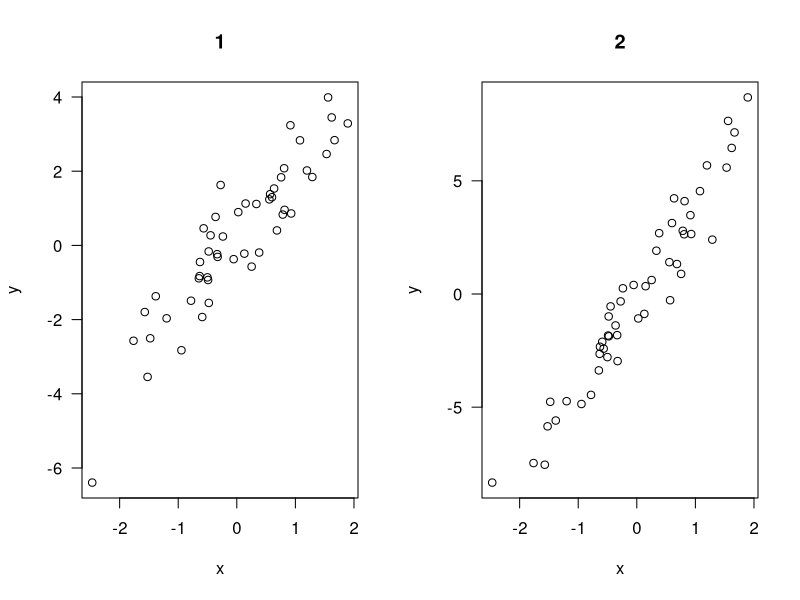
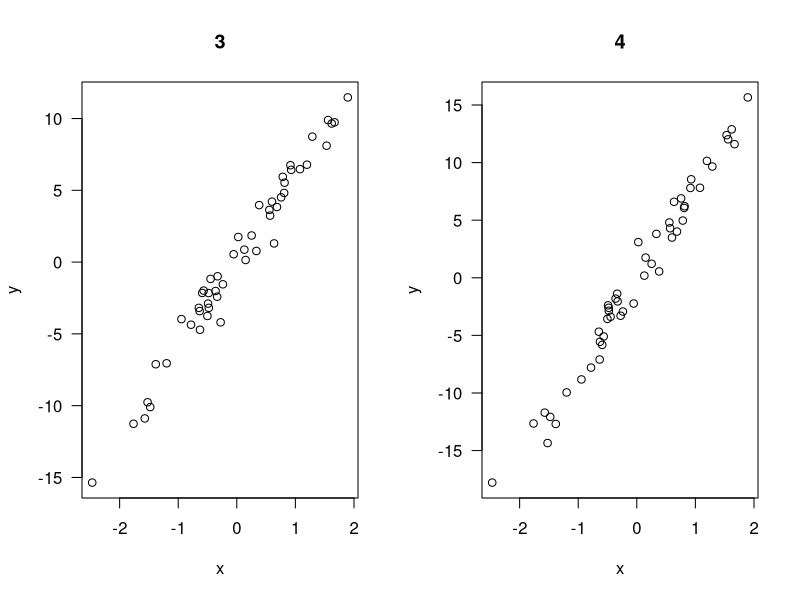
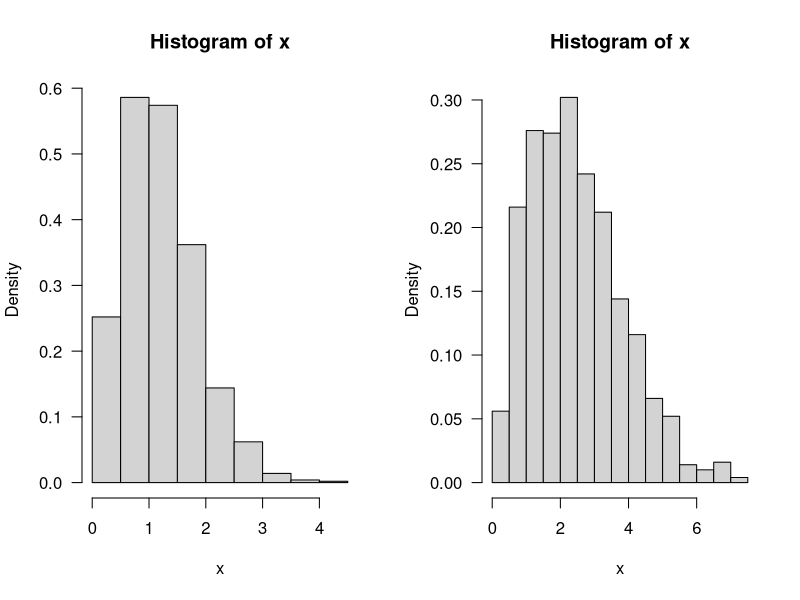
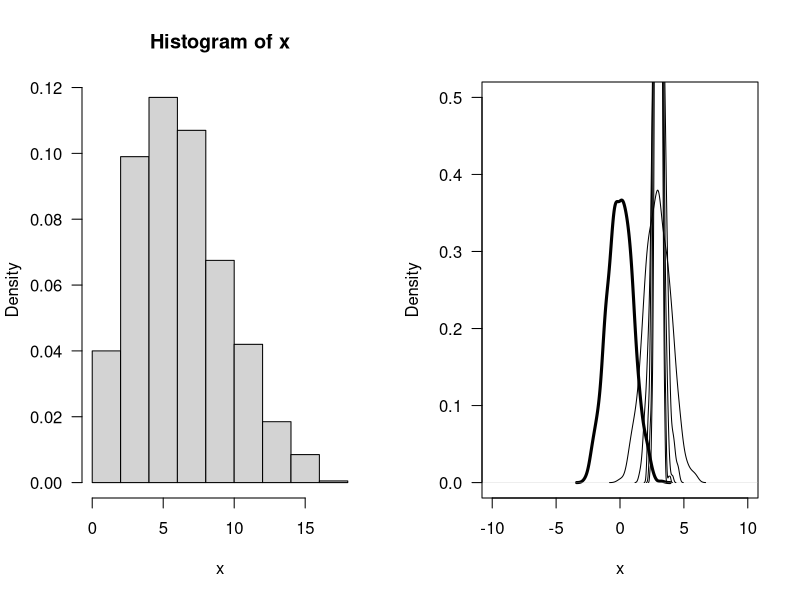

R code for these plots, in order: (Note: this script raises an error after producing the figures.)
## ---- chunk 1
"R是用于统计分析、绘图的语言和操作环境。R是属于GNU系统的一个自由、免费、源代码开放的软件，它是一个用于统计计算和统计制图的优秀工具。"
## ---- chunk 2
n <- 50
x <- rnorm(n)
par(mfrow=c(1,2), las=1)
for(i in 1:4) {
  y <- i*2*x + rnorm(n)
  plot(x, y, main=i)
}
## ---- chunk 3
 knitr::kable(head(mtcars[, 1:5]))
## ---- chunk 4
n <- 1000;
u <- runif(n,-1,0)
x <- sqrt(-2*log(-u));
hist(x, prob=TRUE)
## ---- chunk 5
n <- 1000;
u <- runif(n,-1,0)
x <- sqrt(-8*log(-u));
hist(x, prob=TRUE) 
## ---- chunk 6
n <- 1000;
u <- runif(n,-1,0)
x <- sqrt(-50*log(-u));
hist(x, prob=TRUE) 
## ---- chunk 7
n <- 1000
k <- sample(1:5, size=n, replace=TRUE, prob=(1:5)/15)
rate <- 1/k
x <- rnorm(n, mean=0, sd=1)
#plot the density of the mixture
#with the densities of the components
plot(density(x), xlim=c(-10,10), ylim=c(0,.5),
lwd=3, xlab="x", main="")
for (i in 1:5)
lines(density(rnorm(n, 3, 1/i)))
## ---- chunk 8
lambda <- 2
t0 <- 10
upper <- 100
pp <- replicate(10000, expr = {
N <- rpois(1, lambda * upper)
Un <- rgamma(N, shape= 1,scale = 1) 
n <- n - 1 })
c(mean(pp), var(pp))
## ---- chunk 9
x <- seq(0, 1.0, length = 11)
m <- 10000
u <- runif(m)
cdf <- numeric(length(x))
for (i in 1:length(x)) 
{
g <- 30 * x[i] * (x[i] * u)^2 * (1 - x[i] * u)^2
cdf[i] <- mean(g) 
Phi <- pbeta(x,3,3)
}
print(round(rbind(x, cdf, Phi), 3))
## ---- chunk 10
rf <- function(sigma)
{
  n <- 10000;
  
  s_1 <- runif(n/2)
  s_2 <- runif(n/2)
  
  X <- sqrt(-2*(sigma^2)*log(1-s_1))
  X_1 <- sqrt(-2*(sigma^2)*log(s_1))

  X1 <- sqrt(-2*(sigma^2)*log(1-s_1))
  X2 <- sqrt(-2*(sigma^2)*log(1-s_2))

  V_1 <- var((X+X_1)/2)
  V_2 <- var((X1+X2)/2)
  
  return((V_2-V_1)/V_2)
}

g <- c(1:8)
h <- numeric(8)

for(i in 1:8)
  h[i] <- rf(i)

k <- rbind(g,h)
rownames(k) <- c("σ取值为：","percent reduction")
knitr::kable(head(k))
## ---- chunk 11
n <- 10000
theta.hat <- se <- numeric(2)

g <- function(x)
{
  x^2*exp(-x^2/2)/sqrt(2*pi) * (x>1)
}

x <- rexp(n,1)    
fg <- g(x)/exp(-x)
theta.hat[1] <- mean(fg)
se[1] <- sd(fg)

x <- rnorm(n,0,1)  
fg <- g(x)/(exp(-x^2/2)/sqrt(2*pi))
theta.hat[2] <- mean(fg)
se[2] <- sd(fg)

rbind(theta.hat,se)
## ---- chunk 12
n <- 10000
g <- function(x)
{
  x^2*exp(-x^2/2)/sqrt(2*pi) * (x>1)
}
x <- rexp(n,1)  
f <- g(x)/exp(-x)
mean(f)
## ---- chunk 13

n <- 20
alpha <- .05
UCL <- replicate(1000, expr = {
x <- rchisq(n, df = 2)
mean(x) -  sqrt(var(x) / (n-1)) * qt(alpha, df = n-1)
} )
sum(UCL > 2)
mean(UCL > 2)

## ---- chunk 14

n <- 20
alpha <- .05
mu0 <- 1
sigma <- 2
m <- 10000 #number of replicates
p <- numeric(m) #storage for p-values
for (j in 1:m) {
x <- rchisq(n, df = 1)
ttest <- t.test(x, alternative = "greater", mu = mu0)
p[j] <- ttest$p.value
}
p.hat <- mean(p < alpha)
se.hat <- sqrt(p.hat * (1 - p.hat) / m)
print(c(p.hat, se.hat))

## ---- chunk 15

n <- 20
alpha <- .05
mu0 <- 1
sigma <- 8/12
m <- 10000 #number of replicates
p <- numeric(m) #storage for p-values
for (j in 1:m) {
x <- runif(n, min = 0, max = 2)
ttest <- t.test(x, alternative = "greater", mu = mu0)
p[j] <- ttest$p.value
}
p.hat <- mean(p < alpha)
se.hat <- sqrt(p.hat * (1 - p.hat) / m)
print(c(p.hat, se.hat))

## ---- chunk 16

n <- 20
alpha <- .05
mu0 <- 1
sigma <- 1
m <- 10000 #number of replicates
p <- numeric(m) #storage for p-values
for (j in 1:m) {
x <- rexp(n, rate = 1)
ttest <- t.test(x, alternative = "greater", mu = mu0)
p[j] <- ttest$p.value
}
p.hat <- mean(p < alpha)
se.hat <- sqrt(p.hat * (1 - p.hat) / m)
print(c(p.hat, se.hat))

## ---- chunk 17
data(patch, package = "bootstrap")

#sample estimate for n=15
n <- nrow(patch) #in bootstrap package
B <- 2000
theta.b <- numeric(B)
theta.hat <- mean(patch$y) / mean(patch$z)
#bootstrap
for (b in 1:B) {
i <- sample(1:n, size = n, replace = TRUE)
y <- patch$y[i]
z <- patch$z[i]
theta.b[b] <- mean(y) / mean(z)
}
bias <- mean(theta.b) - theta.hat
se <- sd(theta.b)
print(list(est=theta.hat, bias = bias,
se = se, cv = bias/se))

## ---- chunk 18
data(patch, package = "bootstrap")
n <- nrow(patch)
y <- patch$y
z <- patch$z
theta.hat <- mean(y) / mean(z)
print (theta.hat)
#compute the jackknife replicates, leave-one-out estimates
theta.jack <- numeric(n)
for (i in 1:n)
theta.jack[i] <- mean(y[-i]) / mean(z[-i])
bias <- (n - 1) * (mean(theta.jack) - theta.hat)
print(bias) #jackknife estimate of bias

se <- sqrt((n-1) *
mean((theta.jack - mean(theta.jack))^2))
print(se)
## ---- chunk 19
boot.BCa <-
function(x, th0, th, stat, conf = .95) {
# bootstrap with BCa bootstrap confidence interval
# th0 is the observed statistic
# th is the vector of bootstrap replicates
# stat is the function to compute the statistic
x <- as.matrix(x)
n <- nrow(x) #observations in rows
N <- 1:n
alpha <- (1 + c(-conf, conf))/2
zalpha <- qnorm(alpha)
# the bias correction factor
z0 <- qnorm(sum(th < th0) / length(th))
# the acceleration factor (jackknife est.)
th.jack <- numeric(n)
for (i in 1:n) {
J <- N[1:(n-1)]
th.jack[i] <- stat(x[-i, ], J)
}
L <- mean(th.jack) - th.jack
a <- sum(L^3)/(6 * sum(L^2)^1.5)
# BCa conf. limits
adj.alpha <- pnorm(z0 + (z0+zalpha)/(1-a*(z0+zalpha)))
limits <- quantile(th, adj.alpha, type=6)
return(list("est"=th0, "BCa"=limits))
}


data(patch, package = "bootstrap")
n <- nrow(patch)
B <- 2000
y <- patch$y
z <- patch$z
x <- cbind(y, z)
theta.b <- numeric(B)
theta.hat <- mean(y) / mean(z)
#bootstrap
for (b in 1:B) {
i <- sample(1:n, size = n, replace = TRUE)
y <- patch$y[i]
z <- patch$z[i]
theta.b[b] <- mean(y) / mean(z)
}
#compute the BCa interval
stat <- function(dat, index) {
mean(dat[index, 1]) / mean(dat[index, 2]) }
boot.BCa(x, th0 = theta.hat, th = theta.b, stat = stat)

## ---- chunk 20
n = 100
mc.skewness = function(xs) {
  sample.skewness = function (sample) {
    mu = mean(sample)
    n = length(sample)
    num = 1/n * sum(sapply(sample, function (x) (x - mu)^3))
    denom = sd(sample)^3
    return (num/denom)
  }
  
  theta.hat = sample.skewness(xs)
  
  B = 200
  theta.hats.b = numeric(B)
  
  for (b in 1:B) {
    i = sample(1:n, n, TRUE)
    xs.b = xs[i]
    theta.hats.b[b] = sample.skewness(xs.b)
  }
  
  sd.hat = sd(theta.hats.b)
  

  par(mfrow = c(1, 1))
  hist(theta.hats.b)

  alpha = 0.05
  probs = c(alpha/2, 1-alpha/2)
  names = sapply(probs, function (p) paste(p*100, '%', sep = ''))
  qs.theta.hats.b = quantile(theta.hats.b, probs)
  
  qs.norm = qnorm(probs)
  ci.norm = rev(theta.hat - qs.norm * sd.hat)
  ci.basic = rev(2*theta.hat - qs.theta.hats.b)
  ci.percentile = qs.theta.hats.b
  ci.data = data.frame(rbind(ci.norm, ci.basic, ci.percentile))
  colnames(ci.data) = names
  ci.data['left.miss'] = 0
  ci.data['right.miss'] = 0
  
  rep = 1000
  
  for (r in 1:rep) {
    i = sample(1:n, n, replace = TRUE)
    skew = sample.skewness(xs[i])
    for (y in 1:nrow(ci.data)) {
      lower = ci.data[y,names[1]]
      upper = ci.data[y,names[2]]
      if (skew < lower) {
        ci.data[y,'left.miss'] = ci.data[y,'left.miss'] + 1
      } else if (skew > upper) {
        ci.data[y,'right.miss'] = ci.data[y,'right.miss'] + 1
      }
    }
  }
  
  ci.data$left.miss = ci.data$left.miss/rep
  ci.data$right.miss = ci.data$right.miss/rep
  
  return(ci.data)
}

mean = 3
sd = 4
xs = rnorm(n, mean = mean, sd = sd)
mc.skewness(xs)
df = 10
xs = rchisq(n, df = df)
mc.skewness(xs)


## ---- chunk 21
soybean = chickwts$weight[chickwts$feed=="soybean"] 
linseed = chickwts$weight[chickwts$feed=="linseed"] 
n = length(soybean) 
m = length(linseed) 
tmp = min(n, m) 
soybean = sort(soybean[1:tmp]) 
linseed = sort(linseed[1:tmp]) 
P = c(soybean, linseed) 
spearman.cor.test = cor.test(x = soybean, y = linseed, method = "spearman") 
B = 1000 
k = length(P) 
rhos = length(rep) 
for (b in 1:B) { 
i = sample(1:k, k/2, replace = FALSE) 
xs = P[i] 
ys = P[-i] 
rhos[b] = cor(x = xs, y = ys, method = "spearman") 
} 
hist(rhos, breaks = 100) 
(theta.hat = spearman.cor.test$estimate) 
spearman.cor.test$p.value 
(p.hat = mean(abs(rhos) > abs(theta.hat))) 
(alpha = 0.05) 
## ---- chunk 22
edist.2 <- function(x, ix, sizes) {
dst <- x
n1 <- sizes[1]
n2 <- sizes[2]
ii <- ix[1:n1]
jj <- ix[(n1+1):(n1+n2)]
w <- n1 * n2 / (n1 + n2)
# permutation applied to rows & cols of dist. matrix
m11 <- sum(dst[ii, ii]) / (n1 * n1)
m22 <- sum(dst[jj, jj]) / (n2 * n2)
m12 <- sum(dst[ii, jj]) / (n1 * n2)
e <- w * ((m12 + m12) - (m11 + m22))
return (e)
}
d <- 3
a <- 2 / sqrt(d)
x <- matrix(rnorm(10 ,mean = 0, sd = 1), nrow = 20, ncol = d)
y <- matrix(rnorm(10 ,mean = 0, sd = 2), nrow = 10, ncol = d)
z <- rbind(x, y)
dst <- as.matrix(dist(z))
edist.2(dst, 1:30, sizes = c(20, 10))
## ---- chunk 23
dCov <- function(x, y) {
x <- as.matrix(x)
y <- as.matrix(y)
n <- nrow(x)
m <- nrow(y)
if (n != m || n < 2) stop("Sample sizes must agree")
if (! (all(is.finite(c(x, y)))))
stop("Data contains missing or infinite values")
Akl <- function(x) {
d <- as.matrix(dist(x))
m <- rowMeans(d)
M <- mean(d)
a <- sweep(d, 1, m)
b <- sweep(a, 2, m)
return(b + M)
}
A <- Akl(x)
B <- Akl(y)
dCov <- sqrt(mean(A * B))
dCov
}
x=rnorm(10,mean = 0, sd = 1)
y=rnorm(10,mean = 0, sd = 2)
dCov(x,y)
## ---- chunk 24
edist.2 <- function(x, ix, sizes) {
dst <- x
n1 <- sizes[1]
n2 <- sizes[2]
ii <- ix[1:n1]
jj <- ix[(n1+1):(n1+n2)]
w <- n1 * n2 / (n1 + n2)
# permutation applied to rows & cols of dist. matrix
m11 <- sum(dst[ii, ii]) / (n1 * n1)
m22 <- sum(dst[jj, jj]) / (n2 * n2)
m12 <- sum(dst[ii, jj]) / (n1 * n2)
e <- w * ((m12 + m12) - (m11 + m22))
return (e)
}
d <- 3
a <- 2 / sqrt(d)
x <- matrix(rnorm(10 ,mean = 0, sd = 1), nrow = 20, ncol = d)
y <- matrix(rnorm(10 ,mean = 1, sd = 2), nrow = 10, ncol = d)
z <- rbind(x, y)
dst <- as.matrix(dist(z))
edist.2(dst, 1:30, sizes = c(20, 10))
## ---- chunk 25
dCov <- function(x, y) {
x <- as.matrix(x)
y <- as.matrix(y)
n <- nrow(x)
m <- nrow(y)
if (n != m || n < 2) stop("Sample sizes must agree")
if (! (all(is.finite(c(x, y)))))
stop("Data contains missing or infinite values")
Akl <- function(x) {
d <- as.matrix(dist(x))
m <- rowMeans(d)
M <- mean(d)
a <- sweep(d, 1, m)
b <- sweep(a, 2, m)
return(b + M)
}
A <- Akl(x)
B <- Akl(y)
dCov <- sqrt(mean(A * B))
dCov
}
x=rnorm(10,mean = 0, sd = 1)
y=rnorm(10,mean = 1, sd = 2)
dCov(x,y)
## ---- chunk 26
edist.2 <- function(x, ix, sizes) {
dst <- x
n1 <- sizes[1]
n2 <- sizes[2]
ii <- ix[1:n1]
jj <- ix[(n1+1):(n1+n2)]
w <- n1 * n2 / (n1 + n2)
# permutation applied to rows & cols of dist. matrix
m11 <- sum(dst[ii, ii]) / (n1 * n1)
m22 <- sum(dst[jj, jj]) / (n2 * n2)
m12 <- sum(dst[ii, jj]) / (n1 * n2)
e <- w * ((m12 + m12) - (m11 + m22))
return (e)
}
d <- 3
a <- 2 / sqrt(d)
x <- matrix(rt(10 ,df = 1), nrow = 20, ncol = d)
y <- matrix(rt(10 ,df = 1), nrow = 10, ncol = d)
z <- rbind(x, y)
dst <- as.matrix(dist(z))
edist.2(dst, 1:30, sizes = c(20, 10))
## ---- chunk 27
dCov <- function(x, y) {
x <- as.matrix(x)
y <- as.matrix(y)
n <- nrow(x)
m <- nrow(y)
if (n != m || n < 2) stop("Sample sizes must agree")
if (! (all(is.finite(c(x, y)))))
stop("Data contains missing or infinite values")
Akl <- function(x) {
d <- as.matrix(dist(x))
m <- rowMeans(d)
M <- mean(d)
a <- sweep(d, 1, m)
b <- sweep(a, 2, m)
return(b + M)
}
A <- Akl(x)
B <- Akl(y)
dCov <- sqrt(mean(A * B))
dCov
}
x=rt(10,df = 1)
y=rt(10,df = 1)
dCov(x,y)
## ---- chunk 28
theta = 1
eta = 0
N = 10000

stopifnot(theta > 0)

df = function(x) {
  1/(theta*pi*(1+((x-eta)/theta)^2))
}

dg = function(x, df) {
  dnorm(x = x, mean = df)
}

rg = function(df) {
  rnorm(n = 1, mean = df)
}

mh = function (N, df, dg, rg) {
  x = numeric(N)
  x[1] = rg(1)
  k = 0
  u = runif(N)
  for (i in 2:N) {
    xt = x[i-1]
    y = rg(xt)
    r = df(y) * dg(xt, y) / (df(xt) * dg(y, xt))
    if (u[i] <= r) {
      x[i] = y
    } else {
      k = k + 1
      x[i] = xt
    }
  }
  print(k)
  return(x)
}

x = mh(N, df, dg, rg)
is = 1001:N
par(mfrow = c(1,2))
plot(is, x[is])
hist(x, probability = TRUE, breaks = 200)
plot.x = seq(min(x), max(x), 0.01)
lines(plot.x, df(plot.x))
par(mfrow = c(1,1))
## ---- chunk 29
n = 100
a = 30
b = 60

df = function (x, y) {
  gamma(n + 1) / (gamma(x + 1) * gamma(n - x + 1))  * y^(x + a - 1) * (1 - y)^(n - x + b - 1)
}

m = 10000
d = 2

x = matrix(0, nrow = m, ncol = d)

for (i in 2:m) {
  xt = x[i-1,]
  xt[1] = rbinom(1, n, xt[2])
  xt[2] = rbeta(1, xt[1] + a, n - xt[1] + b)
  x[i,] = xt
}

plot(x, cex = 0.1)
xs = seq(from = min(x[,1]), to = max(x[,1]), length.out = 200)
ys = seq(from = min(x[,2]), to = max(x[,2]), length.out = 200)
zs = t(sapply(xs, function (x) sapply(ys, function (y) df(x, y))))

contour(xs, ys, zs, add = TRUE, col = 2)
## ---- chunk 30

a = c(1,2)
d = length(a)

get_term = function (a, k) {
  d = length(a)
  return((-1)^k * exp((2*k+2)*log(norm(a, type = "2")) - lgamma(k+1) - k*log(2) - log(2*k + 1) - log(2*k + 2) + lgamma((d+1)/2) + lgamma(k + 3/2) - lgamma(k + d/2 + 1)))
}

n = 400

sum_function = function (a) {
  sum(sapply(0:n, function (k) get_term(a, k)))
}

sum_function(a)

## ---- chunk 31

solve.equation = function (k) {
  
  expr.integral = function(u, n) {
    (1 + u^2/(n-1))^(-n/2)
  }
  
  get.c = function (n, a) {
    sqrt(a^2 * n / (n + 1 - a^2))
  }
  
  expr = function (n, a) {
    
    this.integral = function (u) {
      expr.integral(u, n)
    }
    
    c = get.c(n - 1, a)
    
    2/sqrt(pi*(n-1)) * exp(lgamma(n/2)-lgamma((n-1)/2)) * integrate(this.integral, lower = 0, upper = c)$value
  }
  
  f = function (a) {
    left = expr(k, a)
    right = expr(k + 1, a)
    return (left - right)
  }
  
  eps = 1e-2
  if (f(eps) < 0 && f(sqrt(k) - eps) > 0 || f(eps) > 0 && f(sqrt(k) - eps) < 0) {
    r = uniroot(f, interval = c(eps, sqrt(k)-eps))$root
  } else {
    r = NA
  }
  return(r)
}

rs2 = sapply(c(4:25, 100, 500, 1000), function (k) {
  solve.equation(k)
})

print(rs2)
## ---- chunk 32
set.seed(543)
y <- c(0.54,0.48,0.33,0.43,1.00,1.00,0.91,1.00,0.21,0.85)
N <- 1000
L <- c(.5, .4, .1) 
tol <- .Machine$double.eps^0.5
L.old <- L + 1
for (j in 1:N) {
f1 <- dgamma(y, shape=1/2, rate=1/(2*L[1]))
f2 <- dgamma(y, shape=1/2, rate=1/(2*L[2]))
f3 <- dgamma(y, shape=1/2, rate=1/(2*L[3]))
py <- f1 / (f1 + f2 + f3) 
qy <- f2 / (f1 + f2 + f3) 
ry <- f3 / (f1 + f2 + f3) 
mu1 <- sum(y * py) / sum(py)
mu2 <- sum(y * qy) / sum(qy)
mu3 <- sum(y * ry) / sum(ry)
L <- c(mu1, mu2, mu3) 
L <- L / sum(L)
if (sum(abs(L - L.old)/L.old) < tol) break
L.old <- L
}
print(list(lambda = L/sum(L), iter = j, tol = tol))
## ---- chunk 33
# in mean(), there is ... to hold unspecified input
# However, x = x rather than x must be used.
## ---- chunk 34
bootstraps <- lapply(1:10, function(i) {
  rows <- sample(1:nrow(mtcars), rep = TRUE)
  mtcars[rows, ]
})

results_0 <- vector("list", 10)
for(i in seq_along(bootstraps)){
  results_0[[i]] <- lm(mpg ~ disp, data = bootstraps[[i]])
}

results_1 <- vector("list", 10)

lm_mtcars <- function(data){
  lm(mpg ~ disp, data = data)
}

results_1 <- lapply(bootstraps, lm_mtcars)

rsq <- function(mod) summary(mod)$r.squared
unlist(lapply(results_0, rsq))
unlist(lapply(results_1, rsq))
## ---- chunk 35
# a)
all(unlist(lapply(mtcars, is.numeric)))
vapply(mtcars, sd, numeric(1))

# b)
mtcars_mixed <- cbind(mtcars, letter = letters[1:dim(mtcars)[1]])
num_indexes <- vapply(mtcars_mixed, is.numeric, logical(1))
vapply(mtcars_mixed[,num_indexes], sd, numeric(1))
## ---- chunk 36
# No.
## ---- chunk 37

n = 100
a = 30
b = 60

df = function (x, y) {
  gamma(n + 1) / (gamma(x + 1) * gamma(n - x + 1))  * y^(x + a - 1) * (1 - y)^(n - x + b - 1)
}

m = 10000
d = 2

x = matrix(0, nrow = m, ncol = d)

for (i in 2:m) {
  xt = x[i-1,]
  xt[1] = rbinom(1, n, xt[2])
  xt[2] = rbeta(1, xt[1] + a, n - xt[1] + b)
  x[i,] = xt
}

plot(x, cex = 0.1)
xs = seq(from = min(x[,1]), to = max(x[,1]), length.out = 200)
ys = seq(from = min(x[,2]), to = max(x[,2]), length.out = 200)
zs = t(sapply(xs, function (x) sapply(ys, function (y) df(x, y))))

contour(xs, ys, zs, add = TRUE, col = 2)
